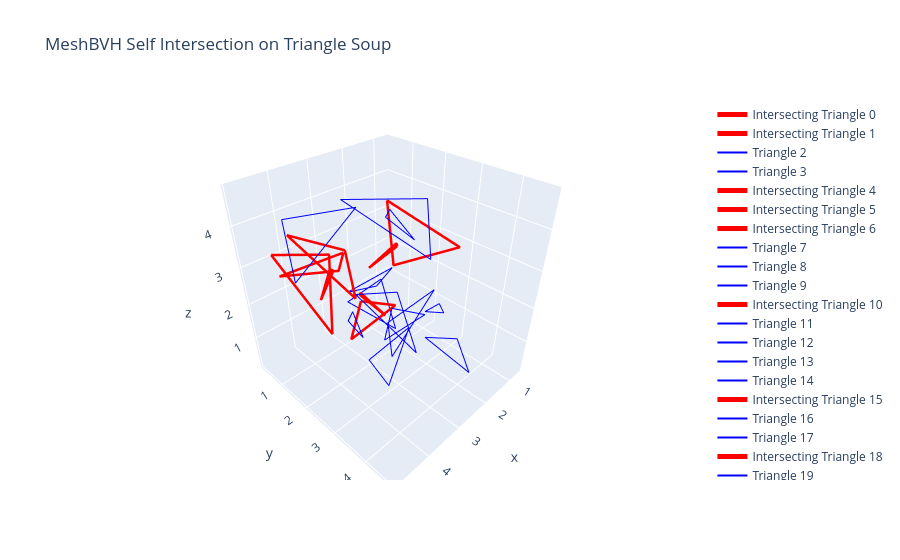

Notebook code cell kept with this figure:
### Markdown cell above
# MeshBVH and Self-Intersection
In this section, we create a completely random triangle soup, construct a `TriangleMesh`, and quickly identify all self-intersecting triangles directly using the mesh's built-in BVH methods.

### Code cell
import torch
import plotly.graph_objects as go
import conquer3d

# Create random triangle soup with both intersecting and non-intersecting triangles
N_soup = 20
torch.manual_seed(42)

# Generate random centers in a large space so most are isolated
centers = torch.rand((N_soup, 1, 3), dtype=torch.float32, device="cuda") * 3

# Force some triangles to be near each other to guarantee intersections
centers[1] = centers[0] + torch.rand((1, 1, 3), device="cuda") * 0.5
centers[3] = centers[2] + torch.rand((1, 1, 3), device="cuda") * 0.5
centers[5] = centers[4] + torch.rand((1, 1, 3), device="cuda") * 0.5

# Add small random offsets to create the 3 vertices of each triangle
offsets = torch.rand((N_soup, 3, 3), dtype=torch.float32, device="cuda") * 2
vertices_soup = (centers + offsets).view(N_soup * 3, 3)
triangles_soup = torch.arange(N_soup * 3, dtype=torch.int32, device="cuda").view(N_soup, 3)

# Create mesh
mesh_soup = conquer3d.data_structure.TriangleMesh(vertices_soup, triangles_soup)

# Check self intersection directly from mesh
has_intersection = mesh_soup.is_self_intersection()
intersecting_pairs = mesh_soup.get_self_intersection()

print(f"Has self intersection: {has_intersection}")
print(f"Found {intersecting_pairs.size(0)} intersecting pairs!")

# Visualize
fig = go.Figure()
v0 = vertices_soup[triangles_soup[:, 0]].cpu().numpy()
v1 = vertices_soup[triangles_soup[:, 1]].cpu().numpy()
v2 = vertices_soup[triangles_soup[:, 2]].cpu().numpy()

intersecting_indices = set()
if intersecting_pairs.size(0) > 0:
    intersecting_indices = set(intersecting_pairs.cpu().numpy().flatten())

for i in range(N_soup):
    x = [v0[i, 0], v1[i, 0], v2[i, 0], v0[i, 0]]
    y = [v0[i, 1], v1[i, 1], v2[i, 1], v0[i, 1]]
    z = [v0[i, 2], v1[i, 2], v2[i, 2], v0[i, 2]]
    
    is_intersecting = i in intersecting_indices
    color = 'red' if is_intersecting else 'blue'
    width = 5 if is_intersecting else 2
    name = f"Intersecting Triangle {i}" if is_intersecting else f"Triangle {i}"
    
    fig.add_trace(go.Scatter3d(x=x, y=y, z=z, mode='lines', line=dict(color=color, width=width), name=name))

fig.update_layout(scene=dict(aspectmode='data'), title="MeshBVH Self Intersection on Triangle Soup")
fig.show()

### Figure 1 — Plotly figure (JSON) as saved in the notebook; plotly's stock layout.template omitted (floating-point values rounded to 4 significant figures)
{"data": [{"line": {"color": "red", "width": 5}, "mode": "lines", "name": "Intersecting Triangle 0", "type": "scatter3d", "x": [2.492, 2.417, 2.99, 2.492], "y": [2.024, 1.038, 1.693, 2.024], "z": [1.337, 1.478, 2.038, 1.337]}, {"line": {"color": "red", "width": 5}, "mode": "lines", "name": "Intersecting Triangle 1", "type": "scatter3d", "x": [2.572, 4.295, 2.921, 2.572], "y": [0.643, 0.4579, 0.8564, 0.643], "z": [2.568, 2.588, 2.294, 2.568]}, {"line": {"color": "blue", "width": 2}, "mode": "lines", "name": "Triangle 2", "type": "scatter3d", "x": [3.334, 2.334, 3.391, 3.334], "y": [2.858, 3.141, 3.14, 2.858], "z": [1.58, 1.895, 2.647, 1.58]}, {"line": {"color": "blue", "width": 2}, "mode": "lines", "name": "Triangle 3", "type": "scatter3d", "x": [3.331, 3.497, 3.251, 3.331], "y": [3.085, 2.808, 1.564, 3.085], "z": [3.576, 3.089, 2.182, 3.576]}, {"line": {"color": "red", "width": 5}, "mode": "lines", "name": "Intersecting Triangle 4", "type": "scatter3d", "x": [3.119, 3.029, 3.827, 3.119], "y": [0.9119, 0.6544, 1.301, 0.9119], "z": [2.422, 2.296, 2.122, 2.422]}, {"line": {"color": "red", "width": 5}, "mode": "lines", "name": "Intersecting Triangle 5", "type": "scatter3d", "x": [4.311, 3.342, 4.203, 4.311], "y": [0.2721, 1.102, 2.143, 0.2721], "z": [3.081, 3.032, 1.852, 3.081]}, {"line": {"color": "red", "width": 5}, "mode": "lines", "name": "Intersecting Triangle 6", "type": "scatter3d", "x": [2.819, 1.929, 3.14, 2.819], "y": [1.515, 1.815, 1.45, 1.515], "z": [1.671, 1.234, 0.6063, 1.671]}, {"line": {"color": "blue", "width": 2}, "mode": "lines", "name": "Triangle 7", "type": "scatter3d", "x": [3.604, 2.931, 4.399, 3.604], "y": [3.261, 3.209, 3.525, 3.261], "z": [0.6488, 1.915, 2.163, 0.6488]}, {"line": {"color": "blue", "width": 2}, "mode": "lines", "name": "Triangle 8", "type": "scatter3d", "x": [2.54, 1.044, 2.394, 2.54], "y": [2.307, 2.341, 2.012, 2.307], "z": [0.1812, 1.54, 1.046, 0.1812]}, {"line": {"color": "blue", "width": 2}, "mode": "lines", "name": "Triangle 9", "type": "scatter3d", "x": [2.641, 2.665, 2.694, 2.641], "y": [3.437, 4.683, 4.318, 3.437], "z": [1.59, 1.408, 2.13, 1.59]}, {"line": {"color": "red", "width": 5}, "mode": "lines", "name": "Intersecting Triangle 10", "type": "scatter3d", "x": [1.473, 1.415, 0.6595, 1.473], "y": [1.068, 1.239, 2.728, 1.068], "z": [3.737, 1.954, 2.793, 3.737]}, {"line": {"color": "blue", "width": 2}, "mode": "lines", "name": "Triangle 11", "type": "scatter3d", "x": [2.654, 2.059, 1.849, 2.654], "y": [2.217, 1.745, 2.321, 2.217], "z": [4.106, 3.924, 3.3, 4.106]}, {"line": {"color": "blue", "width": 2}, "mode": "lines", "name": "Triangle 12", "type": "scatter3d", "x": [1.384, 2.634, 2.138, 1.384], "y": [0.7271, 0.7701, 2.036, 0.7271], "z": [1.265, 1.16, 0.7096, 1.265]}, {"line": {"color": "blue", "width": 2}, "mode": "lines", "name": "Triangle 13", "type": "scatter3d", "x": [3.549, 3.442, 4.111, 3.549], "y": [2.389, 1.938, 2.601, 2.389], "z": [1.496, 1.925, 2.424, 1.496]}, {"line": {"color": "blue", "width": 2}, "mode": "lines", "name": "Triangle 14", "type": "scatter3d", "x": [4.909, 3.114, 4.884, 4.909], "y": [1.964, 1.835, 2.076, 1.964], "z": [4.757, 4.353, 3.476, 4.757]}, {"line": {"color": "red", "width": 5}, "mode": "lines", "name": "Intersecting Triangle 15", "type": "scatter3d", "x": [2.374, 4.047, 3.644, 2.374], "y": [0.4607, 0.6137, 2.31, 0.4607], "z": [2.479, 3.606, 2.595, 2.479]}, {"line": {"color": "blue", "width": 2}, "mode": "lines", "name": "Triangle 16", "type": "scatter3d", "x": [1.263, 1.522, 2.135, 1.263], "y": [2.256, 3.059, 3.369, 2.256], "z": [0.9029, 1.452, 2.221, 0.9029]}, {"line": {"color": "blue", "width": 2}, "mode": "lines", "name": "Triangle 17", "type": "scatter3d", "x": [3.944, 4.181, 4.263, 3.944], "y": [4.316, 2.966, 4.122, 4.316], "z": [2.568, 3.31, 3.987, 2.568]}, {"line": {"color": "red", "width": 5}, "mode": "lines", "name": "Intersecting Triangle 18", "type": "scatter3d", "x": [1.801, 1.314, 2.233, 1.801], "y": [1.735, 1.238, 1.191, 1.735], "z": [2.881, 2.569, 2.221, 2.881]}, {"line": {"color": "blue", "width": 2}, "mode": "lines", "name": "Triangle 19", "type": "scatter3d", "x": [2.905, 1.274, 1.326, 2.905], "y": [1.091, 2.354, 2.201, 1.091], "z": [4.22, 2.552, 4.092, 4.22]}], "layout": {"scene": {"aspectmode": "data"}, "title": {"text": "MeshBVH Self Intersection on Triangle Soup"}}}
